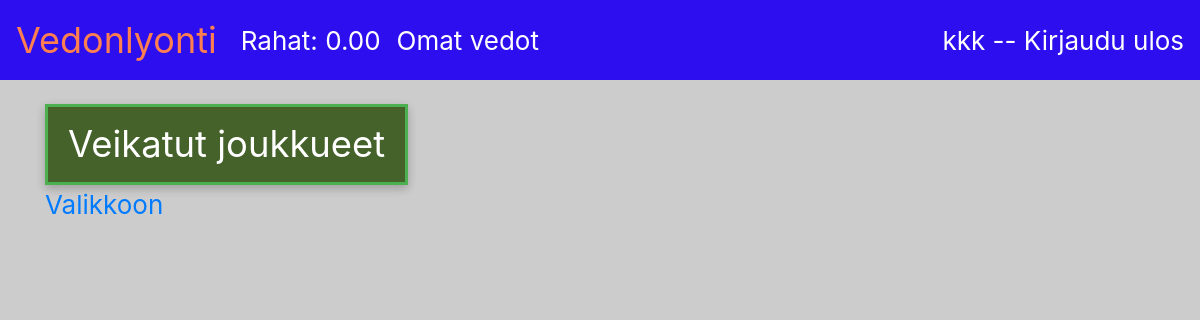
The page /vedot (signed in) on the database as committed earlier.
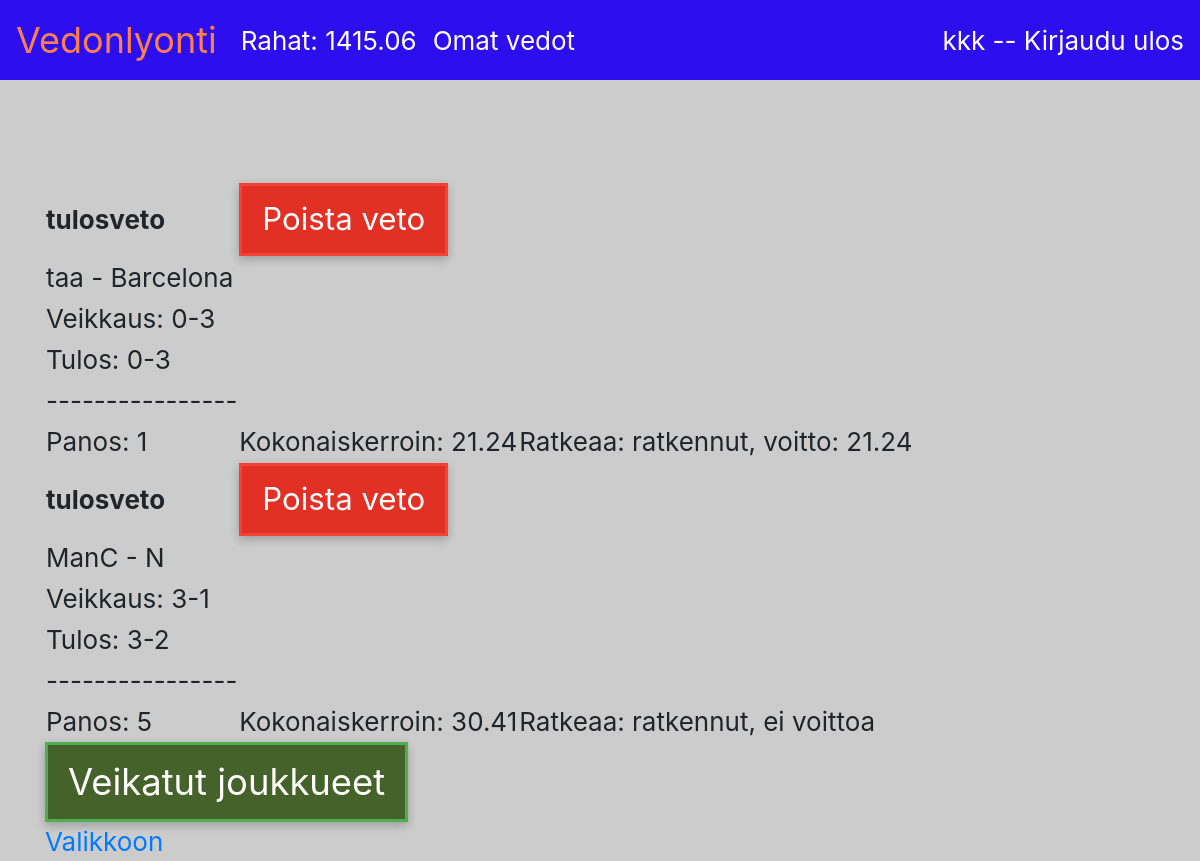
The same page on the database as committed later.
### application/auth/models.py (models this page shows, shortened)
class User(Base):
    __tablename__ = "account"
    name = db.Column(db.String(144), nullable=False)
    username = db.Column(db.String(144), nullable=False)
    password = db.Column(db.String(144), nullable=False)
    rahat = db.Column(db.DECIMAL, nullable=False)
    def getRahat(self):
        return ("%.2f" % self.rahat)
    @staticmethod
    def find_vedot_byUser(user_id):
        stmt = text("SELECT id, panos, kerroin, voitto FROM veto"
                     " WHERE veto.account_id = :id"
                     ).params(id=user_id)
        res = db.engine.execute(stmt)
        response = []
        for row in res:
            v = []
            row3 = []
            active = 1
            ker = row[2]
            ker = ("%.2f" % ker)
            stmt2 = text("SELECT name, veikkaus, veto_id, tapahtuma_id FROM tapahtumaveto"
                     " WHERE tapahtumaveto.veto_id = :id"
                     ).params(id=row[0]) #veto.id
            res2 = db.engine.execute(stmt2)
            ratk = datetime.now()-timedelta(minutes = 60)
            nimi = ""
            for row2 in res2:
                nimi = row2[0]
                stmt3 = text("SELECT koti, vieras, tulos, date_expire, active FROM tapahtuma"
                     " WHERE tapahtuma.id = :id"
                     ).params(id=row2[3]) #tapahtumaveto.tapahtuma_id
                res3 = db.engine.execute(stmt3)
                for data in res3:
                    row3 = data
                if (len(row3) > 4):
                    if (str(row3[4]) == "0"):
                        active = 0
                    uratk = datetime.strptime(str(row3[3]), '%Y-%m-%d %H:%M:%S.%f')
                    if uratk > ratk:
                        ratk = uratk
                v.append({"veikkaus":row2[1], "koti":row3[0], "vieras":row3[1], "tulos":row3[2]})
            if (ratk < datetime.now()):
                if (row3[2] == "kesken"):
                    ratk = "kesken"
                else:
                    ratk = "ratkennut"
                    if (int(row[3]) > 0):
                        ratk += ", voitto: "
                        ratk += str(row[3])
                    else:
                        ratk += ", ei voittoa"
            else :
                ratk = str(str(ratk)[0:16])
            response.append({"id":row[0], "nimi": nimi, "tapahtumavedot": v, "panos":row[1] , "kerroin":ker, "ratkeaa":ratk, "active":active})
        return response

### application/tapahtumaveto/models.py (models this page shows, shortened)
class Tapahtumaveto(Base):
    veikkaus = db.Column(db.String, nullable=False) #1, X, 2, 3-1, 2-2
    name = db.Column(db.String, nullable=False) #pitkaveto, tulosveto
    veto_id = db.Column(db.Integer, db.ForeignKey('veto.id'),
                           nullable=False)
    tapahtuma_id = db.Column(db.Integer, db.ForeignKey('tapahtuma.id'),
                           nullable=False)

### application/tapahtuma/models.py (models this page shows, shortened)
class Tapahtuma(Base):
    koti = db.Column(db.String, nullable=False)
    vieras = db.Column(db.String, nullable=False)
    kerroin1 = db.Column(db.DECIMAL, nullable=False)
    kerroinx = db.Column(db.DECIMAL, nullable=False)
    kerroin2 = db.Column(db.DECIMAL, nullable=False)
    laji_id = db.Column(db.Integer, db.ForeignKey('laji.id'),
                           nullable=False)
    date_expire = db.Column(db.DateTime)
    active = db.Column(db.Boolean, nullable= False)
    tulos = db.Column(db.String, nullable=False)
    live = db.Column(db.Boolean, nullable= False)

### application/veto/views.py (the view)
@app.route("/vedot", methods=["GET"])
def vedot_index():
    return render_template("vedot/vedot.html", vedot=User.find_vedot_byUser(current_user.id))

### application/__init__.py (called while the page is built)
@login_manager.user_loader
def load_user(user_id):
    return User.query.get(user_id)

### application/templates/vedot/vedot.html (shortened to what this page needs)
{% extends "layout.html" %}
{% block body %}
<table>
{% for veto in vedot %}
        <tr>
            <td><b>{{ veto.nimi }}</td>
              <td>
              {% if veto.active == 0 %}
              <form method="POST" action="{{ url_for('delete_veto', veto_id=veto.id) }}">
                  <input type="submit" class="btn-poista" value="Poista veto"/>
                    </form>
                    {% endif %}
                    </td>
                    <td>
                        </td>
        </tr>
            {% for tapahtuma in veto.tapahtumavedot %}
            <tr>
          <td>{{ tapahtuma.koti }} - {{ tapahtuma.vieras }}</td>
            <td>Veikkaus: {{ tapahtuma.veikkaus }}</td>
              <td>Tulos: {{ tapahtuma.tulos }}</td>
          <td>----------------</td>
          </tr>
          {% endfor %}
          <tr>
          <td>Panos: {{ veto.panos }}</td>
          <br>
          <td>Kokonaiskerroin: {{ veto.kerroin }}</td>
          <td>Ratkeaa: {{ veto.ratkeaa }}</td>
          </tr>
          {% endfor %}
          </table>
          <form method="POST" action="{{ url_for('group_vedot_byTeams') }}">
            <input type="submit" class="btn-green" value="Veikatut joukkueet"/>
              </form>
<a href="{{ url_for('index') }}">Valikkoon</a>
{% endblock %}

### application/templates/layout.html (shortened to what this page needs)
<!DOCTYPE html>
<html>
  <head>
    <link rel="stylesheet" href="https://maxcdn.bootstrapcdn.com/bootstrap/4.0.0/css/bootstrap.min.css">
  </head>
  <body style="background-color: #cccccc !important; font-size: 26px !important;">
    <nav class="navbar navbar-expand-md navbar-dark bg-dark mb-4" style="background-color:rgb(44, 14, 238) !important">
<a class="navbar-brand" href="{{ url_for('index')}}" style="color: coral !important; font-size: 36px !important;">Vedonlyonti</a>
<div class="collapse navbar-collapse" id="navbarCollapse">
        <ul class="navbar-nav mr-auto">
          <li class="nav-item">
              {% if current_user.is_authenticated %}
            <a class="nav-link" href="{{ url_for('tilitapahtumat_index') }}" style="color:white">Rahat: {{ current_user.getRahat() }}</a>
          {% endif %}
          </li>
          <li class="nav-item">
            {% if current_user.is_authenticated %}
            <a class="nav-link" href="{{ url_for('vedot_index') }}" style="color:white">Omat vedot</a>
          {% endif %}
          </li>
        </ul>
        <div class="form-inline mt-2 mt-md-0">
    {% if current_user.is_authenticated %}
    <a href="{{ url_for('auth_logout') }}" style="color:white">{{ current_user.name }} -- Kirjaudu ulos</a>
    {% else %}
    <a href="{{ url_for('auth_login') }}" style="color:white">Kirjaudu</a>
    {% endif %}
        </div>
</div>
    </nav>
    <main role="main" class="container">
{% block body %}{% endblock %}
    </main>
  </body>
</html>

### application/templates/vedot/vedot.html (style rules this page uses)
.btn-green { background-color: #45622A; border: 3px solid #4CAF50; color: white; padding: 10px 20px; text-align: center; display: inline-block; font-size: 1.4em; -webkit-transition-duration: 0.3s; transition-duration: 0.3s; box-shadow: 0 4px 8px 0 rgba(0,0,0,0.13), 0 3px 10px 0 rgba(0,0,0,0.11); }
.btn-poista { background-color: #E33025; border: 3px solid #F44336; color: white; padding: 10px 20px; text-align: center; display: inline-block; font-size: 1.2em; -webkit-transition-duration: 0.3s; transition-duration: 0.3s; box-shadow: 0 4px 8px 0 rgba(0,0,0,0.13), 0 3px 10px 0 rgba(0,0,0,0.11); }

Rows that differ between the two databases and show on the page:
changed User "kkk": getRahat "0.00" → "1415.06"
added Tapahtumaveto: nimi "tulosveto", veikkaus "0-3", panos "1", kerroin "21.24", ratkeaa "ratkennut, voitto: 21.24"
added Tapahtuma: koti "taa", vieras "Barcelona", tulos "0-3"
added Tapahtumaveto: nimi "tulosveto", vieras "N", veikkaus "3-1", panos "5", kerroin "30.41", ratkeaa "ratkennut, ei voittoa"
added Tapahtuma: koti "ManC", tulos "3-2"
